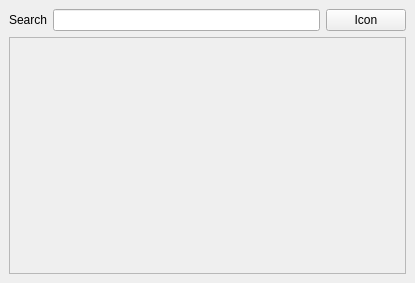
<?xml version="1.0" encoding="UTF-8"?>
<ui version="4.0">
 <class>ExploreWindow</class>
 <widget class="QMainWindow" name="ExploreWindow">
  <property name="geometry">
   <rect>
    <x>0</x>
    <y>0</y>
    <width>415</width>
    <height>283</height>
   </rect>
  </property>
  <property name="windowTitle">
   <string>MainWindow</string>
  </property>
  <widget class="QWidget" name="centralwidget">
   <layout class="QGridLayout" name="gridLayout">
    <item row="0" column="0">
     <layout class="QVBoxLayout" name="verticalLayout">
      <item>
       <layout class="QHBoxLayout" name="horizontalLayout">
        <item>
         <widget class="QLabel" name="label">
          <property name="text">
           <string>Search</string>
          </property>
         </widget>
        </item>
        <item>
         <widget class="QLineEdit" name="search_lineEdit"/>
        </item>
        <item alignment="Qt::AlignLeft">
         <widget class="QPushButton" name="search_pushButton">
          <property name="text">
           <string>Icon</string>
          </property>
         </widget>
        </item>
       </layout>
      </item>
      <item>
       <widget class="QScrollArea" name="scrollArea">
        <property name="widgetResizable">
         <bool>true</bool>
        </property>
        <widget class="QWidget" name="scrollAreaWidgetContents_2">
         <property name="geometry">
          <rect>
           <x>0</x>
           <y>0</y>
           <width>393</width>
           <height>228</height>
          </rect>
         </property>
        </widget>
       </widget>
      </item>
     </layout>
    </item>
   </layout>
  </widget>
 </widget>
 <resources/>
 <connections/>
</ui>
